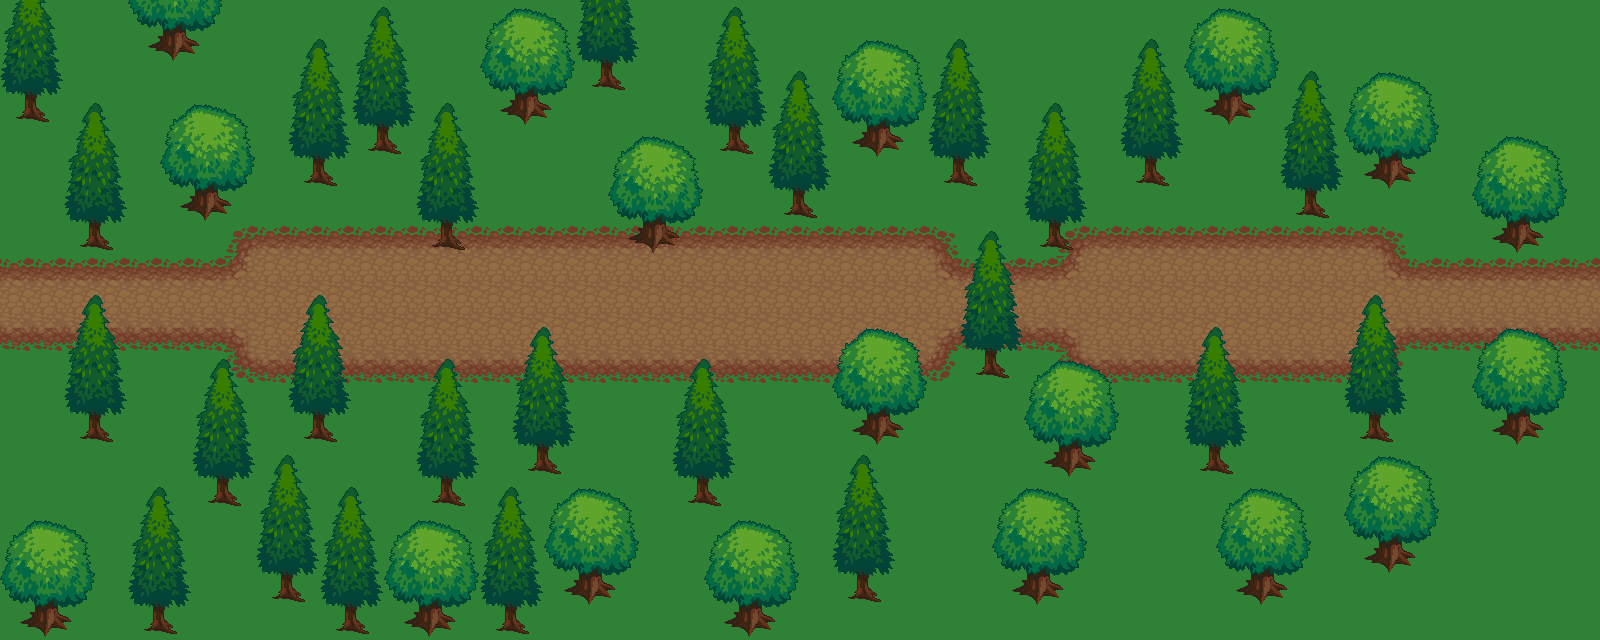

A level layout from a 2D game, rendered from its tile map. Below: a short description, then the map file with tile-grid data replaced by summaries:
An orthogonal 50x20 tile map with 32x32 px tiles, 5 tile layers (grass, mud, trees_above, rider_effects, ...), 1 hidden layer not drawn, 5 tilesets and 3 objects (Spawn).

<map version="1.0" orientation="orthogonal" renderorder="right-down" width="50" height="20" tilewidth="32" tileheight="32" nextobjectid="6">
 <tileset firstgid="1" name="atlas" tilewidth="32" tileheight="32" tilecount="99" columns="9">
  <image source="sheets/atlas.png" width="288" height="352" />
  <terraintypes>
   <terrain name="track" tile="-1" />
   <terrain name="sand" tile="-1">
    <properties>
     <property name="slow" type="bool" value="true" />
    </properties>
   </terrain>
  </terraintypes>
  <tile id="1" terrain="1,1,1," />
  <tile id="2" terrain="1,1,,1" />
  <tile id="4" terrain="0,0,0," />
  <tile id="5" terrain="0,0,,0" />
  <tile id="10" terrain="1,,1,1" />
  <tile id="11" terrain=",1,1,1" />
  <tile id="13" terrain="0,,0,0" />
  <tile id="14" terrain=",0,0,0" />
  <tile id="18" terrain=",,,1" />
  <tile id="19" terrain=",,1,1" />
  <tile id="20" terrain=",,1," />
  <tile id="21" terrain=",,,0" />
  <tile id="22" terrain=",,0,0" />
  <tile id="23" terrain=",,0," />
  <tile id="27" terrain=",1,,1" />
  <tile id="28" terrain="1,1,1,1">
   <properties>
    <property name="slow" type="bool" value="true" />
   </properties>
  </tile>
  <tile id="29" terrain="1,,1," />
  <tile id="30" terrain=",0,,0" />
  <tile id="31" terrain="0,0,0,0" />
  <tile id="32" terrain="0,,0," />
  <tile id="36" terrain=",1,," />
  <tile id="37" terrain="1,1,," />
  <tile id="38" terrain="1,,," />
  <tile id="39" terrain=",0,," />
  <tile id="40" terrain="0,0,," />
  <tile id="41" terrain="0,,," />
 </tileset>
 <tileset firstgid="100" name="whoop" tilewidth="32" tileheight="32" tilecount="15" columns="3">
  <image source="sheets/whoop.png" width="96" height="160" />
  <tile id="0">
   <properties>
    <property name="offsetZ" type="int" value="10" />
   </properties>
  </tile>
  <tile id="2">
   <properties>
    <property name="offsetZ" type="int" value="-10" />
   </properties>
  </tile>
  <tile id="3">
   <properties>
    <property name="offsetZ" type="int" value="10" />
   </properties>
  </tile>
  <tile id="5">
   <properties>
    <property name="offsetZ" type="int" value="-10" />
   </properties>
  </tile>
  <tile id="6">
   <properties>
    <property name="offsetZ" type="int" value="10" />
   </properties>
  </tile>
  <tile id="8">
   <properties>
    <property name="offsetZ" type="int" value="-10" />
   </properties>
  </tile>
  <tile id="9">
   <properties>
    <property name="offsetZ" type="int" value="10" />
   </properties>
  </tile>
  <tile id="11">
   <properties>
    <property name="offsetZ" type="int" value="-10" />
   </properties>
  </tile>
  <tile id="12">
   <properties>
    <property name="offsetZ" type="int" value="10" />
   </properties>
  </tile>
  <tile id="14">
   <properties>
    <property name="offsetZ" type="int" value="-10" />
   </properties>
  </tile>
 </tileset>
 <tileset firstgid="115" name="grid_overlay" tilewidth="32" tileheight="32" tilecount="1" columns="1">
  <image source="sheets/grid_overlay.png" width="32" height="32" />
 </tileset>
 <tileset firstgid="116" name="ramp" tilewidth="32" tileheight="32" tilecount="12" columns="3">
  <image source="sheets/ramp.png" width="96" height="128" />
  <tile id="0">
   <properties>
    <property name="uphill" type="bool" value="true" />
   </properties>
  </tile>
  <tile id="2">
   <properties>
    <property name="downhill" type="bool" value="true" />
   </properties>
  </tile>
  <tile id="3">
   <properties>
    <property name="uphill" type="bool" value="true" />
   </properties>
  </tile>
  <tile id="5">
   <properties>
    <property name="downhill" type="bool" value="true" />
   </properties>
  </tile>
  <tile id="6">
   <properties>
    <property name="uphill" type="bool" value="true" />
   </properties>
  </tile>
  <tile id="8">
   <properties>
    <property name="downhill" type="bool" value="true" />
   </properties>
  </tile>
  <tile id="9">
   <properties>
    <property name="uphill" type="bool" value="true" />
   </properties>
  </tile>
  <tile id="11">
   <properties>
    <property name="downhill" type="bool" value="true" />
   </properties>
  </tile>
 </tileset>
 <tileset firstgid="128" name="rocks" tilewidth="32" tileheight="32" tilecount="48" columns="8">
  <image source="sheets/rocks.png" width="256" height="192" />
  <tile id="45">
   <properties>
    <property name="collidable" type="bool" value="true" />
    <property name="tuffblock" type="bool" value="true" />
   </properties>
  </tile>
 </tileset>
 <layer name="grass" width="50" height="20">
  <data>[1000 cells, 1000 non-empty, 1 distinct tile ids]</data>
 </layer>
 <layer name="mud" width="50" height="20">
  <data>[1000 cells, 221 non-empty, 12 distinct tile ids]</data>
 </layer>
 <layer name="trees_above" width="50" height="20">
  <data>[1000 cells, 204 non-empty, 22 distinct tile ids]</data>
 </layer>
 <layer name="rider_effects" width="50" height="20">
  <data>[1000 cells, 0 non-empty, 0 distinct tile ids]</data>
 </layer>
 <objectgroup name="Player" visible="0">
  <properties>
   <property name="avg_time" type="int" value="10" />
  </properties>
  <object id="5" name="Spawn" x="44" y="305" visible="0" />
 </objectgroup>
 <objectgroup name="collision" visible="0">
  <object id="3" x="3" y="265">
   <properties>
    <property name="collidable" type="bool" value="false" />
   </properties>
   <polyline points="0,0 351,3 368,-25 423,-26 445,3 894,3 1594,1" />
  </object>
  <object id="4" x="1597" y="340">
   <properties>
    <property name="collidable" type="bool" value="false" />
   </properties>
   <polyline points="0,0 -704,-2 -722,29 -870,28 -886,1 -1593,0" />
  </object>
 </objectgroup>
 <layer name="trees_below" width="50" height="20">
  <data>[1000 cells, 260 non-empty, 22 distinct tile ids]</data>
 </layer>
 <layer name="grid" width="50" height="20" visible="0">
  <data>[1000 cells, 1000 non-empty, 1 distinct tile ids]</data>
 </layer>
</map>
